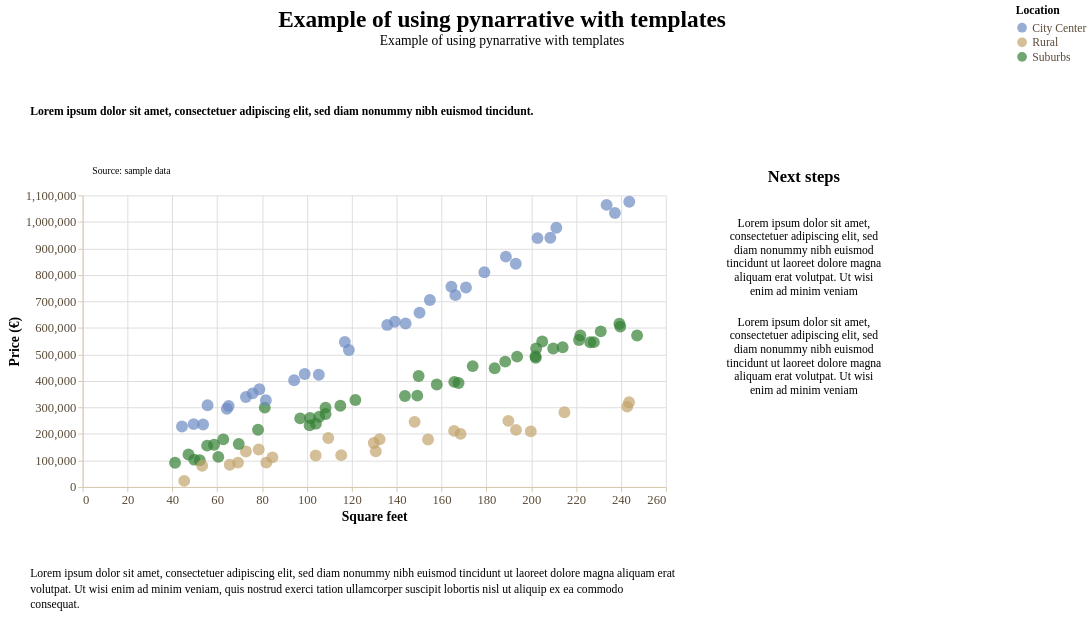

Notebook cell for this chart:
### Code cell
story = (
    pn.Story(
    #Builing the Story class object
        data = sq_price_location,
        width = 600,
        height = 300,
        template = blueBeigeTemplate #Using blueBeigeTemplate
    )

    #Method invocation
    #Bar chart
    .mark_point()

    #Data encoding
    .encode(
        x = alt.X(
            "sq_meters:Q",
            title = "Square feet", 
            axis = alt.Axis(grid = True),
        ),
        y = alt.Y(
            "price:Q",
            title = "Price (€)",
            axis = alt.Axis(grid = True)
        ),
        color = alt.Color("location:N", title = "Location"),
    )
    
    #Data source
    .add_source(
        text = "Source: sample data",
        position = "top",
        align = "left"
    )
    
    #Title and subtitle
    .add_title(
        title = "Example of using pynarrative with templates",
        subtitle = "Example of using pynarrative with templates",
        align = "center"
    )

    .add_context(
        text = "Lorem ipsum dolor sit amet, consectetuer adipiscing elit, sed diam nonummy nibh euismod tincidunt.",
        position = "top",
        font_weight = "bold"
    )

    .add_context(
        text = "Lorem ipsum dolor sit amet, consectetuer adipiscing elit, sed diam nonummy nibh euismod tincidunt ut laoreet dolore magna aliquam erat volutpat. Ut wisi enim ad minim veniam, quis nostrud exerci tation ullamcorper suscipit lobortis nisl ut aliquip ex ea commodo consequat.",
        position = "bottom",
    )

    .add_next_steps(
        mode = "vertical",
        position = "right",
        steps = [
            "Lorem ipsum dolor sit amet, consectetuer adipiscing elit, sed diam nonummy nibh euismod tincidunt ut laoreet dolore magna aliquam erat volutpat. Ut wisi enim ad minim veniam",
            "Lorem ipsum dolor sit amet, consectetuer adipiscing elit, sed diam nonummy nibh euismod tincidunt ut laoreet dolore magna aliquam erat volutpat. Ut wisi enim ad minim veniam",
            ]
    )

    .render()
)

story

### Figure 1 — Vega-Lite specification as saved in the notebook (floating-point values rounded to 4 significant figures)
{"config": {"view": {"continuousWidth": 300, "continuousHeight": 300, "strokeWidth": 0}, "axis": {"domainColor": "#d8c9ad", "grid": false, "labelColor": "#594a37", "labelFont": "Montserrat", "labelFontSize": 13, "tickColor": "#d8c9ad", "titleColor": "#000000", "titleFont": "Montserrat", "titleFontSize": 14}, "bar": {"color": "rgb(108, 138, 194)"}, "legend": {"labelColor": "#594a37", "labelFont": "Montserrat", "labelFontSize": 12, "titleColor": "#000000", "titleFont": "Montserrat", "titleFontSize": 12}, "line": {"color": "rgb(108, 138, 194)"}, "mark": {"strokeWidth": 2.5}, "point": {"color": "rgb(108, 138, 194)", "filled": true, "size": 150}, "range": {"category": ["rgb(108, 138, 194)", "rgb(194, 164, 108)", "#348035", "#a46cc2", "#d96027"]}, "title": {"color": "#000000", "font": "Montserrat", "fontSize": 24}}, "vconcat": [{"layer": [{"mark": {"type": "text", "align": "center", "baseline": "top", "color": "#000000", "font": "Caveat", "fontSize": 24, "fontWeight": "bold", "text": "Example of using pynarrative with templates"}, "encoding": {"x": {"value": 300.0}, "y": {"value": 4}}}, {"mark": {"type": "text", "align": "center", "baseline": "top", "color": "#000000", "font": "Montserrat", "fontSize": 14, "text": "Example of using pynarrative with templates"}, "encoding": {"x": {"value": 300.0}, "y": {"value": 30}}}], "data": {"name": "data-6fad5c34291b82fc9632cbce143d677a"}, "height": 58, "width": 600}, {"vconcat": [{"vconcat": [{"layer": [{"mark": {"type": "rect", "color": "rgb(255, 255, 255)", "cornerRadius": 8.0, "opacity": 1.0, "stroke": "transparent", "strokeWidth": 2.0}, "encoding": {"x": {"value": 0}, "x2": {"value": 1020.0}, "y": {"value": 0}, "y2": {"value": 65.6}}}, {"mark": {"type": "text", "align": "left", "baseline": "top", "color": "rgb(0, 0, 0)", "font": "Montserrat", "fontSize": 12, "fontStyle": "normal", "fontWeight": "bold", "lineBreak": "\n", "lineHeight": 15.6, "text": "Lorem ipsum dolor sit amet, consectetuer adipiscing elit, sed diam nonummy nibh euismod tincidunt."}, "encoding": {"x": {"value": 25}, "y": {"value": 25}}}], "data": {"name": "data-6fad5c34291b82fc9632cbce143d677a"}, "height": 65.6, "width": 1020.0}, {"hconcat": [{"layer": [{"data": {"name": "data-4be1ec7c950065e466e282cec19d019f"}, "mark": {"type": "point"}, "encoding": {"color": {"field": "location", "title": "Location", "type": "nominal"}, "x": {"axis": {"grid": true}, "field": "sq_meters", "title": "Square feet", "type": "quantitative"}, "y": {"axis": {"grid": true}, "field": "price", "title": "Price (€)", "type": "quantitative"}}}, {"data": {"name": "data-6fad5c34291b82fc9632cbce143d677a"}, "mark": {"type": "text", "align": "left", "baseline": "bottom", "color": "rgb(0, 0, 0)", "font": "Montserrat", "fontSize": 10, "lineBreak": "\n", "text": "Source: sample data"}, "encoding": {"x": {"value": 10}, "y": {"value": -20}}}], "height": 300, "width": 600}, {"layer": [{"mark": {"type": "rect", "color": "rgb(255, 255, 255)", "cornerRadius": 8.0, "opacity": 1.0, "stroke": "transparent", "strokeWidth": 2.0}, "encoding": {"x": {"axis": null, "field": "x", "type": "quantitative"}, "x2": {"field": "x2"}, "y": {"axis": null, "field": "y", "type": "quantitative"}, "y2": {"field": "y2"}}}, {"mark": {"type": "text", "align": "center", "baseline": "top", "clip": true, "color": "rgb(0, 0, 0)", "font": "Montserrat", "fontSize": 12, "lineBreak": "\n", "lineHeight": 14}, "encoding": {"text": {"field": "text", "type": "nominal"}, "x": {"axis": null, "field": "x_mid", "type": "quantitative"}, "y": {"axis": null, "field": "y_text", "type": "quantitative"}}}], "data": {"name": "data-659bad0f2c24ec54e2ae0cd2aa150c14"}, "height": 212, "title": {"text": ["Next steps"], "color": "rgb(0, 0, 0)", "font": "Montserrat", "fontSize": 17, "offset": 10}, "width": 240}]}], "center": true}, {"hconcat": [{"layer": [{"mark": {"type": "rect", "color": "rgb(255, 255, 255)", "cornerRadius": 8.0, "opacity": 1.0, "stroke": "transparent", "strokeWidth": 2.0}, "encoding": {"x": {"value": 0}, "x2": {"value": 1020.0}, "y": {"value": 0}, "y2": {"value": 96.8}}}, {"mark": {"type": "text", "align": "left", "baseline": "top", "color": "rgb(0, 0, 0)", "font": "Montserrat", "fontSize": 12, "fontStyle": "normal", "fontWeight": "normal", "lineBreak": "\n", "lineHeight": 15.6, "text": "Lorem ipsum dolor sit amet, consectetuer adipiscing elit, sed diam nonummy nibh euismod tincidunt ut laoreet dolore magna aliquam erat\nvolutpat. Ut wisi enim ad minim veniam, quis nostrud exerci tation ullamcorper suscipit lobortis nisl ut aliquip ex ea commodo\nconsequat."}, "encoding": {"x": {"value": 25}, "y": {"value": 25}}}], "height": 96.8, "width": 1020.0}], "center": true, "data": {"name": "data-6fad5c34291b82fc9632cbce143d677a"}}], "center": true}], "center": true, "resolve": {"axis": {"x": "shared", "y": "shared"}}, "$schema": "https://vega.github.io/schema/vega-lite/v6.4.1.json", "datasets": {"data-6fad5c34291b82fc9632cbce143d677a": [{"_": 0}], "data-4be1ec7c950065e466e282cec19d019f": [{"sq_meters": 118.7, "price": 516900.0, "location": "City Center"}, {"sq_meters": 239.7, "price": 604900.0, "location": "Suburbs"}, {"sq_meters": 193.7, "price": 491600.0, "location": "Suburbs"}, {"sq_meters": 165.7, "price": 396400.0, "location": "Suburbs"}, {"sq_meters": 72.8, "price": 134000.0, "location": "Rural"}, {"sq_meters": 72.8, "price": 339300.0, "location": "City Center"}, {"sq_meters": 52.2, "price": 100700.0, "location": "Suburbs"}, {"sq_meters": 221.9, "price": 571200.0, "location": "Suburbs"}, {"sq_meters": 166.2, "price": 723700.0, "location": "City Center"}, {"sq_meters": 188.7, "price": 868800.0, "location": "City Center"}, {"sq_meters": 44.3, "price": 228400.0, "location": "City Center"}, {"sq_meters": 243.7, "price": 1076000.0, "location": "City Center"}, {"sq_meters": 214.8, "price": 281900.0, "location": "Rural"}, {"sq_meters": 84.6, "price": 111800.0, "location": "Rural"}, {"sq_meters": 78.2, "price": 216000.0, "location": "Suburbs"}, {"sq_meters": 78.5, "price": 141600.0, "location": "Rural"}, {"sq_meters": 103.9, "price": 118500.0, "location": "Rural"}, {"sq_meters": 150.2, "price": 657100.0, "location": "City Center"}, {"sq_meters": 130.7, "price": 134600.0, "location": "Rural"}, {"sq_meters": 101.2, "price": 232500.0, "location": "Suburbs"}, {"sq_meters": 168.5, "price": 200300.0, "location": "Rural"}, {"sq_meters": 69.3, "price": 91700.0, "location": "Rural"}, {"sq_meters": 101.4, "price": 260300.0, "location": "Suburbs"}, {"sq_meters": 116.9, "price": 546900.0, "location": "City Center"}, {"sq_meters": 135.8, "price": 611300.0, "location": "City Center"}, {"sq_meters": 204.9, "price": 548600.0, "location": "Suburbs"}, {"sq_meters": 81.9, "price": 91700.0, "location": "Rural"}, {"sq_meters": 148.0, "price": 245600.0, "location": "Rural"}, {"sq_meters": 164.4, "price": 755500.0, "location": "City Center"}, {"sq_meters": 49.8, "price": 103000.0, "location": "Suburbs"}, {"sq_meters": 167.6, "price": 392200.0, "location": "Suburbs"}, {"sq_meters": 75.8, "price": 353200.0, "location": "City Center"}, {"sq_meters": 53.7, "price": 235900.0, "location": "City Center"}, {"sq_meters": 239.3, "price": 616000.0, "location": "Suburbs"}, {"sq_meters": 242.8, "price": 303200.0, "location": "Rural"}, {"sq_meters": 209.8, "price": 522600.0, "location": "Suburbs"}, {"sq_meters": 104.0, "price": 238800.0, "location": "Suburbs"}, {"sq_meters": 60.5, "price": 113400.0, "location": "Suburbs"}, {"sq_meters": 183.7, "price": 448100.0, "location": "Suburbs"}, {"sq_meters": 132.4, "price": 180300.0, "location": "Rural"}, {"sq_meters": 65.6, "price": 84100.0, "location": "Rural"}, {"sq_meters": 144.0, "price": 616800.0, "location": "City Center"}, {"sq_meters": 47.2, "price": 122400.0, "location": "Suburbs"}, {"sq_meters": 231.0, "price": 587000.0, "location": "Suburbs"}, {"sq_meters": 94.3, "price": 402500.0, "location": "City Center"}, {"sq_meters": 179.1, "price": 809900.0, "location": "City Center"}, {"sq_meters": 105.5, "price": 265100.0, "location": "Suburbs"}, {"sq_meters": 149.2, "price": 344500.0, "location": "Suburbs"}, {"sq_meters": 154.8, "price": 705600.0, "location": "City Center"}, {"sq_meters": 78.8, "price": 368700.0, "location": "City Center"}, {"sq_meters": 243.6, "price": 319400.0, "location": "Rural"}, {"sq_meters": 202.8, "price": 938800.0, "location": "City Center"}, {"sq_meters": 237.3, "price": 1033000.0, "location": "City Center"}, {"sq_meters": 227.9, "price": 546300.0, "location": "Suburbs"}, {"sq_meters": 165.6, "price": 211500.0, "location": "Rural"}, {"sq_meters": 233.6, "price": 1064000.0, "location": "City Center"}, {"sq_meters": 58.6, "price": 159300.0, "location": "Suburbs"}, {"sq_meters": 81.2, "price": 299200.0, "location": "Suburbs"}, {"sq_meters": 49.5, "price": 237000.0, "location": "City Center"}, {"sq_meters": 108.3, "price": 299200.0, "location": "Suburbs"}, {"sq_meters": 121.6, "price": 327900.0, "location": "Suburbs"}, {"sq_meters": 97.0, "price": 258700.0, "location": "Suburbs"}, {"sq_meters": 214.0, "price": 527200.0, "location": "Suburbs"}, {"sq_meters": 114.9, "price": 306300.0, "location": "Suburbs"}, {"sq_meters": 99.0, "price": 426200.0, "location": "City Center"}, {"sq_meters": 154.0, "price": 178800.0, "location": "Rural"}, {"sq_meters": 69.6, "price": 161900.0, "location": "Suburbs"}, {"sq_meters": 208.5, "price": 940100.0, "location": "City Center"}, {"sq_meters": 55.7, "price": 308300.0, "location": "City Center"}, {"sq_meters": 247.2, "price": 571400.0, "location": "Suburbs"}, {"sq_meters": 202.2, "price": 522600.0, "location": "Suburbs"}, {"sq_meters": 81.7, "price": 327500.0, "location": "City Center"}, {"sq_meters": 41.2, "price": 91100.0, "location": "Suburbs"}, {"sq_meters": 211.2, "price": 977800.0, "location": "City Center"}, {"sq_meters": 188.4, "price": 472700.0, "location": "Suburbs"}, {"sq_meters": 193.1, "price": 842000.0, "location": "City Center"}, {"sq_meters": 202.0, "price": 487000.0, "location": "Suburbs"}, {"sq_meters": 55.5, "price": 155900.0, "location": "Suburbs"}, {"sq_meters": 115.3, "price": 120100.0, "location": "Rural"}, {"sq_meters": 64.3, "price": 294900.0, "location": "City Center"}, {"sq_meters": 221.3, "price": 554300.0, "location": "Suburbs"}, {"sq_meters": 170.9, "price": 752700.0, "location": "City Center"}, {"sq_meters": 109.5, "price": 185000.0, "location": "Rural"}, {"sq_meters": 53.3, "price": 79900.0, "location": "Rural"}, {"sq_meters": 105.3, "price": 423200.0, "location": "City Center"}, {"sq_meters": 108.3, "price": 275400.0, "location": "Suburbs"}, {"sq_meters": 193.2, "price": 215300.0, "location": "Rural"}, {"sq_meters": 173.9, "price": 456000.0, "location": "Suburbs"}, {"sq_meters": 226.3, "price": 546000.0, "location": "Suburbs"}, {"sq_meters": 139.2, "price": 623400.0, "location": "City Center"}, {"sq_meters": 65.1, "price": 305600.0, "location": "City Center"}, {"sq_meters": 189.8, "price": 249400.0, "location": "Rural"}, {"sq_meters": 199.8, "price": 209700.0, "location": "Rural"}, {"sq_meters": 157.9, "price": 386300.0, "location": "Suburbs"}, {"sq_meters": 201.9, "price": 492900.0, "location": "Suburbs"}, {"sq_meters": 143.7, "price": 342900.0, "location": "Suburbs"}, {"sq_meters": 149.8, "price": 418600.0, "location": "Suburbs"}, {"sq_meters": 129.8, "price": 165900.0, "location": "Rural"}, {"sq_meters": 45.3, "price": 22900.0, "location": "Rural"}, {"sq_meters": 62.7, "price": 179600.0, "location": "Suburbs"}], "data-659bad0f2c24ec54e2ae0cd2aa150c14": [{"x": 0, "y": 106, "x2": 240, "y2": 202, "text": "Lorem ipsum dolor sit amet,\nconsectetuer adipiscing elit, sed\ndiam nonummy nibh euismod\ntincidunt ut laoreet dolore magna\naliquam erat volutpat. Ut wisi\nenim ad minim veniam", "x_mid": 120.0, "y_text": 196}, {"x": 0, "y": 0, "x2": 240, "y2": 96, "text": "Lorem ipsum dolor sit amet,\nconsectetuer adipiscing elit, sed\ndiam nonummy nibh euismod\ntincidunt ut laoreet dolore magna\naliquam erat volutpat. Ut wisi\nenim ad minim veniam", "x_mid": 120.0, "y_text": 90}]}}
